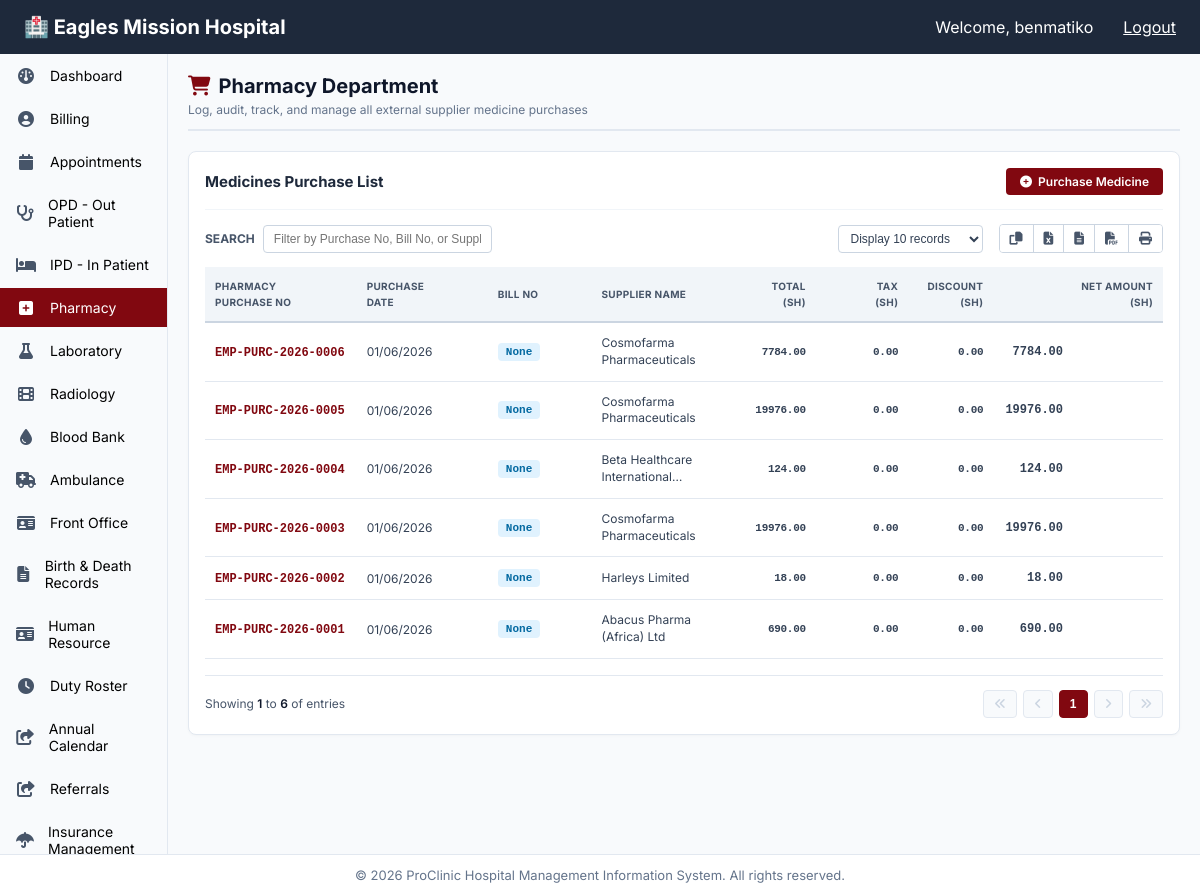
Before: /pharmacy/medicines/purchase/ (signed in) with the older database file.
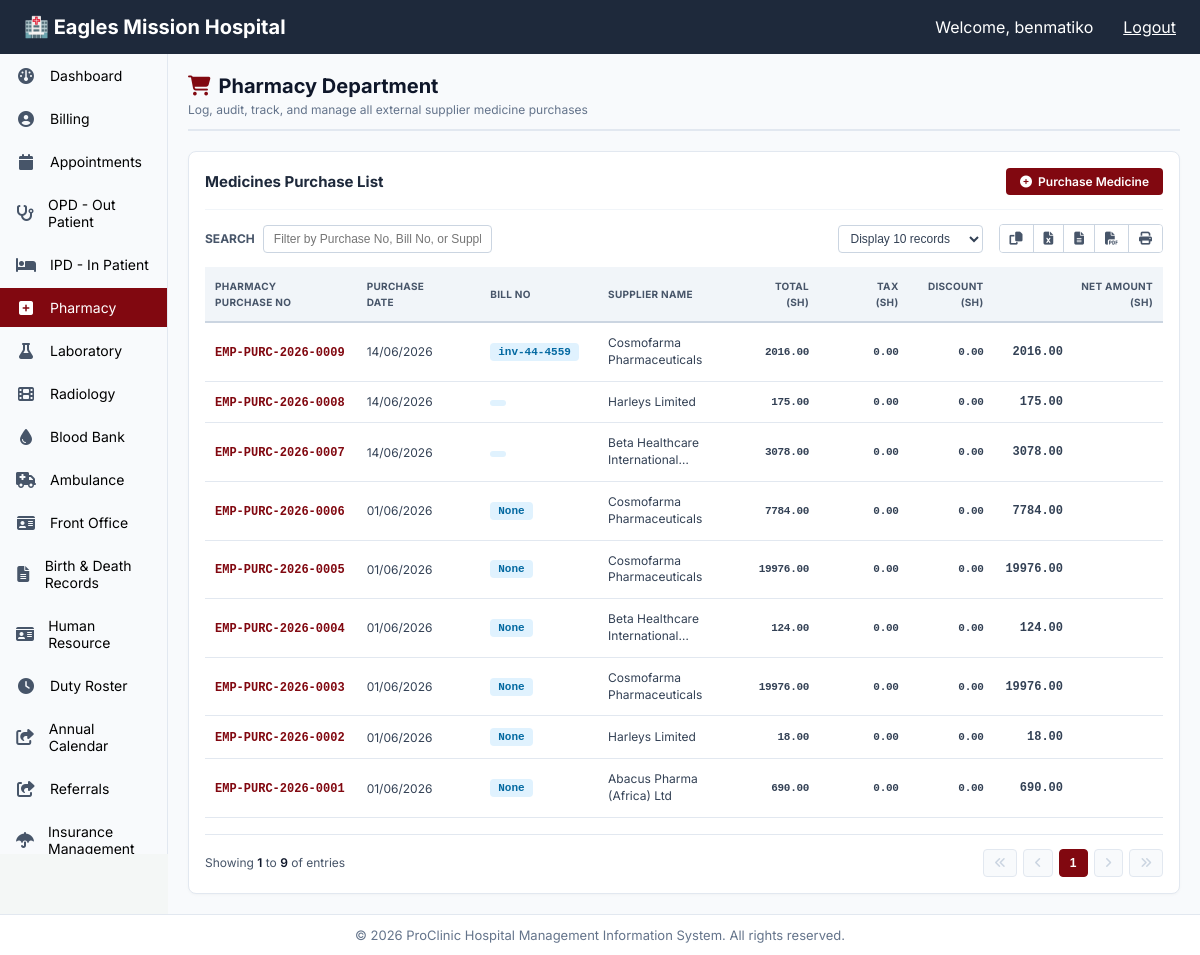
After: the same page with the newer database file.
### pharmacy/models.py (models this page shows, shortened)
class Purchase(models.Model):
    PAYMENT_MODE_CHOICES = [
        ('Cash', 'Cash'),
        ('M-Pesa', 'M-Pesa'),
        ('Bank', 'Bank Transfer'),
        ('Insurance', 'Insurance'),
        ('Credit', 'Credit'),
    ]
    STATUS_CHOICES = [
        ('Pending', 'Pending'),
        ('Paid', 'Paid'),
        ('Partial', 'Partial'),
    ]
    purchase_no = models.CharField(max_length=100, unique=True, editable=False)
    supplier = models.ForeignKey(Supplier, on_delete=models.PROTECT, related_name='purchases', null=True, blank=True)
    patient = models.ForeignKey('patients.Patient', on_delete=models.PROTECT, related_name='pharmacy_bills', null=True, blank=True)
    doctor_name = models.CharField(max_length=200, blank=True, null=True)
    case_id = models.CharField(max_length=100, blank=True, null=True)
    prescription = models.CharField(max_length=200, blank=True, null=True)
    status = models.CharField(max_length=20, choices=STATUS_CHOICES, default='Pending')
    supplier_bill_number = models.CharField(max_length=100, blank=True, null=True)
    purchase_date = models.DateTimeField(default=timezone.now)
    total_amount = models.DecimalField(max_digits=12, decimal_places=2, default=0.00)
    discount_amount = models.DecimalField(max_digits=12, decimal_places=2, default=0.00)
    tax_summary = models.DecimalField(max_digits=12, decimal_places=2, default=0.00)
    net_amount = models.DecimalField(max_digits=12, decimal_places=2, default=0.00)
    payment_mode = models.CharField(max_length=50, choices=PAYMENT_MODE_CHOICES, default='Cash')
    payment_amount = models.DecimalField(max_digits=12, decimal_places=2, default=0.00)
    payment_note = models.CharField(max_length=255, blank=True, null=True)
    purchase_note = models.TextField(blank=True, null=True)
    document_attachment = models.FileField(upload_to='pharmacy/purchases/', blank=True, null=True)
    created_at = models.DateTimeField(auto_now_add=True)
    updated_at = models.DateTimeField(auto_now=True)
    class Meta:
        ordering = ['-purchase_date']
        verbose_name_plural = "Purchases"

class Supplier(models.Model):
    name = models.CharField(max_length=150, unique=True)
    contact_person = models.CharField(max_length=100, blank=True, null=True)
    phone_number = models.CharField(max_length=15, blank=True, null=True)
    email = models.EmailField(blank=True, null=True)
    location = models.CharField(max_length=200, blank=True, null=True)
    is_active = models.BooleanField(default=True)
    created_at = models.DateTimeField(auto_now_add=True)
    updated_at = models.DateTimeField(auto_now=True)
    class Meta:
        ordering = ['name']
        verbose_name_plural = "Suppliers"

### pharmacy/views.py (the view)
# urls.py: path('medicines/purchase/', views.purchase_medicines_ledger, name='purchasemedicines'),
@login_required
def purchase_medicines_ledger(request):
    purchases = Purchase.objects.select_related('supplier').order_by('-purchase_date')
    paginator = Paginator(purchases, int(request.GET.get('per_page', 20)))
    context = {
        'purchases': paginator.get_page(request.GET.get('page', 1)),
        'total_records': paginator.count,
    }
    return render(request, 'pharmacy/purchasemedicines.html', context)

### pharmacy/templates/pharmacy/purchasemedicines.html (shortened to what the changed rows need)
{% extends "base.html" %}
{% block content %}
<div class="pharmacy-container-layout template-fullwidth-override">
  <div class="pharmacy-panel-header">
    <div class="panel-title-group">
      <h1><i class="fa fa-shopping-cart"></i> Pharmacy Department</h1>
    </div>
  </div>
  <div class="pharmacy-billing-section">
    <div class="ledger-action-row">
      <h2>Medicines Purchase List</h2>
    </div>
    <div class="table-fixed-container containment-fullwidth">
      <table class="hms-table hms-purchase-table table-element-fullwidth" id="purchaseTable">
        <thead>
          <tr>
            <th class="col-purchase-no">Pharmacy<br>Purchase No</th>
            <th class="col-purchase-date">Purchase<br>Date</th>
            <th class="col-bill-no">Bill No</th>
            <th class="col-supplier">Supplier Name</th>
            <th class="col-total text-right">Total<br>(sh)</th>
            <th class="col-tax text-right">Tax<br>(sh)</th>
            <th class="col-discount text-right">Discount<br>(sh)</th>
            <th class="col-net text-right">Net Amount<br>(sh)</th>
          </tr>
        </thead>
        <tbody>
          {% for purchase in purchases %}
          <tr>
            <td class="purchase-number-cell"><strong>{{ purchase.purchase_no }}</strong></td>
            <td>{{ purchase.purchase_date|date:"d/m/Y" }}</td>
            <td><span class="badge-bill">{{ purchase.supplier_bill_number }}</span></td>
            <td class="supplier-name-cell" title="{{ purchase.supplier.name }}">{{ purchase.supplier.name|truncatechars:30 }}</td>
            <td class="text-right qty-bold financial-digits">{{ purchase.total_amount|floatformat:2 }}</td>
            <td class="text-right qty-bold financial-digits">{{ purchase.tax_summary|floatformat:2 }}</td>
            <td class="text-right qty-bold financial-digits">{{ purchase.discount_amount|floatformat:2 }}</td>
            <td class="text-right financial-digits-bold balance-cell">
              {{ purchase.net_amount|floatformat:2 }}
            </td>
          </tr>
          {% empty %}
          <tr>
            <td colspan="8" class="empty-table-placeholder">
              <i class="fa fa-info-circle"></i> No medical supply purchase histories found in the database.
            </td>
          </tr>
          {% endfor %}
        </tbody>
      </table>
    </div>
    <div class="ledger-pagination-row">
      <div class="pagination-counter-info">
        Showing <strong>{{ purchases.start_index|default:1 }}</strong> to <strong>{{ purchases.end_index|default:purchases.count }}</strong> of <strong>{{ purchases.count }}</strong> entries
      </div>
      <div class="pagination-nav-controls">
        <div class="page-numeric-links">
          {% for num in purchases.paginator.page_range %}
            {% if purchases.number == num %}
              <button type="button" class="btn-page-num active-page">{{ num }}</button>
            {% elif num > purchases.number|add:'-3' and num < purchases.number|add:'3' %}
              <a href="?page={{ num }}" class="btn-page-num">{{ num }}</a>
            {% endif %}
          {% endfor %}
        </div>
      </div>
    </div>
  </div>
</div>
{% endblock %}

Changed rows visible on the page:
added Purchase: purchase_no "EMP-PURC-2026-0009", purchase_date "14/06/2026", supplier_bill_number "inv-44-4559", supplier.name "Cosmofarma Pharmaceuticals", total_amount "2016.00", tax_summary "0.00", discount_amount "0.00", net_amount "2016.00"
added Purchase: purchase_no "EMP-PURC-2026-0008", purchase_date "14/06/2026", supplier.name "Harleys Limited", total_amount "175.00", tax_summary "0.00", discount_amount "0.00", net_amount "175.00"
added Purchase: purchase_no "EMP-PURC-2026-0007", purchase_date "14/06/2026", supplier.name "Beta Healthcare International…", total_amount "3078.00", tax_summary "0.00", discount_amount "0.00", net_amount "3078.00"
Other visible differences:
{{ purchases.end_index|default:purchases.count }}: "6" → "9"
